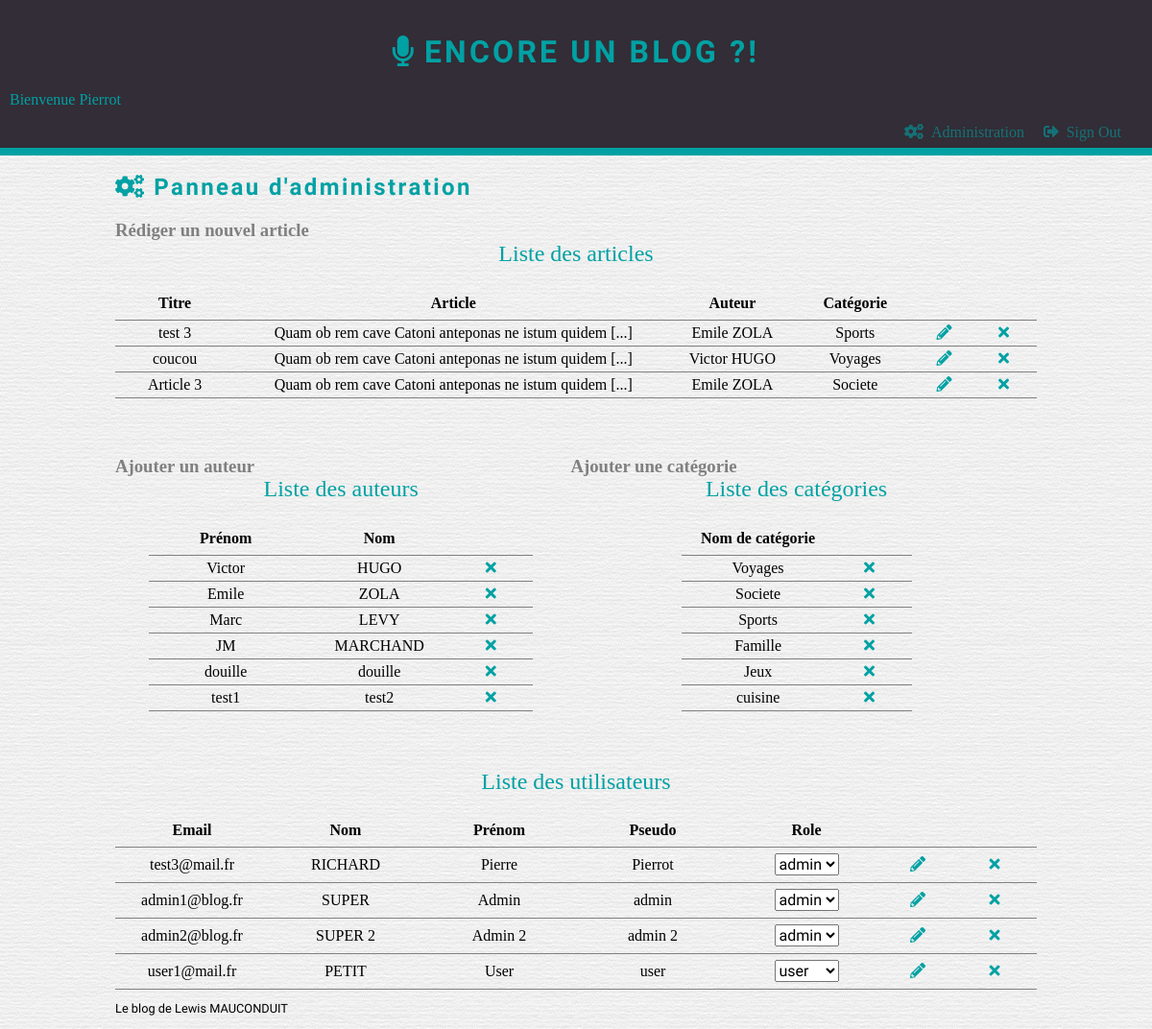
The app's page /PHP/addAuthor.php (signed in) with its own data.
### tables this page shows
CREATE TABLE `Author` (
  `Id` int(11) NOT NULL,
  `FirstName` varchar(20) NOT NULL,
  `LastName` varchar(30) NOT NULL
);

CREATE TABLE `Category` (
  `Id` int(11) NOT NULL,
  `Name` varchar(30) NOT NULL
);

CREATE TABLE `Users` (
  `Id` int(11) NOT NULL,
  `email` varchar(30) NOT NULL,
  `password` varchar(120) NOT NULL,
  `name` varchar(30) NOT NULL,
  `firstname` varchar(30) NOT NULL,
  `pseudo` varchar(20) NOT NULL,
  `role` varchar(20) NOT NULL
);

### PHP/admin.php (called while the page is built, shortened)
<?php
if ($_SESSION != null) {
    include '../Application/bdd_connexion.php';
    $query = $pdo->prepare(
        'SELECT Title,Contents,FirstName,LastName,Category.Name,Post.Id
        FROM Author
        INNER JOIN Post
        ON Author.Id = Post.Author_Id
        INNER JOIN Category
        ON Category.Id = Category_Id'
    );
    $query->execute();
    $listArticles = $query->fetchAll(PDO::FETCH_ASSOC);
    $query = $pdo->prepare(
        'SELECT Id,FirstName,LastName
        FROM Author'
    );
    $query->execute();
    $listAuthors = $query->fetchAll(PDO::FETCH_ASSOC);
    $query = $pdo->prepare(
        'SELECT Id,Name
        FROM Category'
    );
    $query->execute();
    $listCategories = $query->fetchAll(PDO::FETCH_ASSOC);
    $query = $pdo->prepare(
        'SELECT Id,email,name,firstname,pseudo,role
        FROM Users'
    );
    $query->execute();
    $listUsers = $query->fetchAll(PDO::FETCH_ASSOC);
}
else {
    header('Location: ../index.php');
    exit();
}
include '../header.phtml';
include '../admin.phtml';
include '../footer.phtml';
?>

### PHP/addAuthor.php (called while the page is built, shortened)
<?php
include 'admin.php';
?>

### admin.phtml (the view, shortened to what this page needs)
<main class="container">
    <h2><i class="fas fa-cogs"></i>Panneau d'administration</h2>
    <h3 class="noMargin"><a href="form.php" class="link write big">Rédiger un nouvel article</a></h3>
    <table class='listArticle listAdmin'>
        <caption>Liste des articles</caption>
        <thead>
            <tr>
                <th class='mediumColumn'>Titre</th>
                <th class='largeColumn'>Article</th>
                <th class='mediumColumn'>Auteur</th>
                <th class='mediumColumn'>Catégorie</th>
            </tr>
        </thead>
        <tbody>
            <?php foreach ($listArticles as $listArticle) { ?>
                <tr>
                    <td class='mediumColumn'><?= htmlspecialchars($listArticle['Title'])?></td>
                    <?php if ( strlen($listArticle['Contents']) < 15 ) { ?>
                        <td class='largeColumn'><?= htmlspecialchars($listArticle['Contents'])?></td>
                    <?php } else { ?>
                        <td class='largeColumn'><?= htmlspecialchars(substr($listArticle['Contents'],0,50))?> [...]</td>
                    <?php } ?>
                    <td class='mediumColumn'><?= $listArticle['FirstName'].' '.$listArticle['LastName']?></td>
                    <td class='mediumColumn'><?= $listArticle['Name']?></td>
                    <td class='smallColumn borderTop'><a href="modifArticle.php?Id=<?=$listArticle['Id']?>"><i class="fas fa-pencil-alt"></i></a></td>
                    <td class='smallColumn borderTop'><a href="deleteArticle.php?Post_Id=<?=$listArticle['Id']?>"><i class="fas fa-times"></i></a></td>
                </tr>
            <?php } ?>
        </tbody>
    </table>
<div class="blockAuthor">
    <h3 class="noMargin"><a id="addAuthor" class="link write big">Ajouter un auteur</a></h3>
        <table class='listAuthor listAdmin'>
            <caption>Liste des auteurs</caption>
            <thead>
                <tr>
                    <th class='mediumColumn'>Prénom</th>
                    <th class='mediumColumn'>Nom</th>
                </tr>
            </thead>
            <tbody>
                <?php foreach ($listAuthors as $listAuthor) { ?>
                    <tr>
                        <td class='mediumColumn'>
                            <?= htmlspecialchars($listAuthor['FirstName'])?>
                        </td>
                        <td class='mediumColumn'>
                            <?= htmlspecialchars($listAuthor['LastName'])?>
                        </td>
                        <td class='smallColumn borderTop'>
                            <a href="deleteArticle.php?Author_Id=<?=$listAuthor['Id']?>"><i class="fas fa-times"></i></a>
                        </td>
                    </tr>
                <?php } ?>
            </tbody>
        </table>
</div>
<div class="blockCategory">
        <h3 class="noMargin"><a id="addCategory" class="link write big">Ajouter une catégorie</a></h3>
        <table class='listCategories listAdmin'>
            <caption>Liste des catégories</caption>
            <thead>
                <tr>
                    <th class='mediumColumn'>Nom de catégorie</th>
                </tr>
            </thead>
            <tbody>
                <?php foreach ($listCategories as $listCategory) { ?>
                    <tr>
                        <td class='mediumColumn'><?= htmlspecialchars($listCategory['Name'])?></td>
                        <td class='smallColumn borderTop'><a href="deleteArticle.php?Category_Id=<?=$listCategory['Id']?>"><i class="fas fa-times"></i></a></td>
                    </tr>
                <?php } ?>
            </tbody>
        </table>
</div>
    <table class='listUsers listAdmin'>
        <caption>Liste des utilisateurs</caption>
        <thead>
            <tr>
                <th class='mediumColumn'>Email</th>
                <th class='mediumColumn'>Nom</th>
                <th class='mediumColumn'>Prénom</th>
                <th class='mediumColumn'>Pseudo</th>
                <th class='mediumColumn'>Role</th>
            </tr>
        </thead>
        <tbody>
            <?php foreach ($listUsers as $listUser) { ?>
                <tr>
                    <td class='mediumColumn'><?= htmlspecialchars($listUser['email'])?></td>
                    <td class='mediumColumn'><?= htmlspecialchars($listUser['name'])?></td>
                    <td class='mediumColumn'><?= htmlspecialchars($listUser['firstname'])?></td>
                    <td class='mediumColumn'><?= htmlspecialchars($listUser['pseudo'])?></td>
                    <td class='mediumColumn'>
                        <form action="admin.php" method="POST">
                            <select name="role">
                                <option value="<?=$listUser['role']?>"><?=$listUser['role']?></option>
                            </select>
                    </td>
                    <td class='smallColumn borderTop'>
                            <button type="submit" id="modifyUser">
                                <i class="fas fa-pencil-alt"></i>
                            </button>
                    </td>
                    <td class='smallColumn borderTop'><a href="deleteArticle.php?User_Id=<?=$listUser['Id']?>"><i class="fas fa-times"></i></a></td>
                </tr>
            <?php } ?>
        </tbody>
    </table>
</main>

### CSS/index.css (style rules this page uses)
body * { -webkit-box-sizing: border-box; box-sizing: border-box; }
body, footer { background-image: url("../images/paper.png"); }
.container { width: 80%; margin: auto; }
.link { text-decoration: none; }
i { margin-right: 8px; }
h2 { color: #00A1A4; font-family: "Dosis", sans-serif; letter-spacing: 0.1em; }
h3 { font-weight: normal; color: #00A1A4; }
h3 .write { color: grey; font-weight: bold; }
.noMargin { margin: 0; }
.listAdmin { border-collapse: collapse; margin: auto; text-align: center; }
.listAdmin caption { font-size: 1.5em; color: #00A1A4; margin-bottom: 20px; }
.listAdmin .smallColumn { width: 5em; }
.listAdmin .mediumColumn { width: 10em; }
.listAdmin .largeColumn { width: 40em; }
.listAdmin tr { border-bottom: 1px grey solid; }
.listAdmin tr th { line-height: 2em; }
.listAdmin tr td { line-height: 1.5em; }
.listAdmin tr td a { color: #00A1A4; }
.listAdmin tr .borderTop { border-top: 1px grey solid; }
.listArticle { margin-bottom: 60px; }
.listUsers { margin-top: 60px; }
.listUsers form { margin: 5px 0; }
#modifyUser, .createButton { background-color: transparent; border: none; color: #00A1A4; }
#addAuthor, #addCategory, #modifyUser { cursor: pointer; }
.blockAuthor, .blockCategory { display: inline-block; width: 49%; }
form { font-family: "Dosis", sans-serif; }

### records on screen
author: FirstName "Victor", LastName "HUGO"
author: FirstName "Emile", LastName "ZOLA"
author: FirstName "Marc", LastName "LEVY"
author: FirstName "JM", LastName "MARCHAND"
author: FirstName "douille", LastName "douille"
author: FirstName "test1", LastName "test2"
category: Name "Voyages"
category: Name "Societe"
category: Name "Sports"
category: Name "Famille"
category: Name "Jeux"
category: Name "cuisine"
users: email "test3@mail.fr", name "RICHARD", firstname "Pierre", pseudo "Pierrot", role "admin"
users: email "admin1@blog.fr", name "SUPER", firstname "Admin", pseudo "admin", role "admin"
users: email "admin2@blog.fr", name "SUPER 2", firstname "Admin 2", pseudo "admin 2", role "admin"
users: email "user1@mail.fr", name "PETIT", firstname "User", pseudo "user", role "user"

### other values on screen
$_SESSION['pseudo'] "Pierrot"
$listArticle['Title'] "test 3"
substr($listArticle['Contents'],0,50) "Quam ob rem cave Catoni anteponas ne istum quidem"
$listArticle['FirstName'] "Emile"
$listArticle['LastName'] "ZOLA"
$listArticle['Name'] "Sports"
$listArticle['Title'] "coucou"
$listArticle['FirstName'] "Victor"
$listArticle['LastName'] "HUGO"
$listArticle['Name'] "Voyages"
$listArticle['Title'] "Article 3"
$listArticle['Name'] "Societe"
